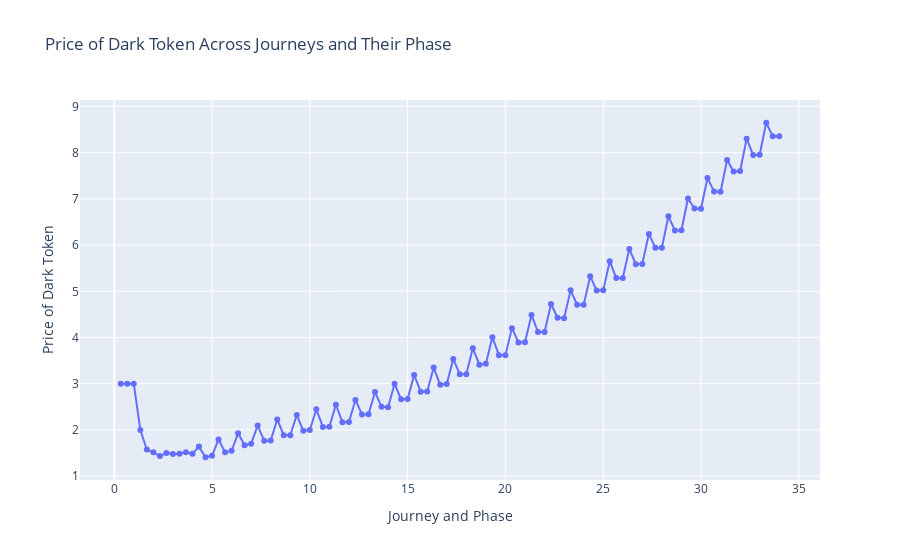
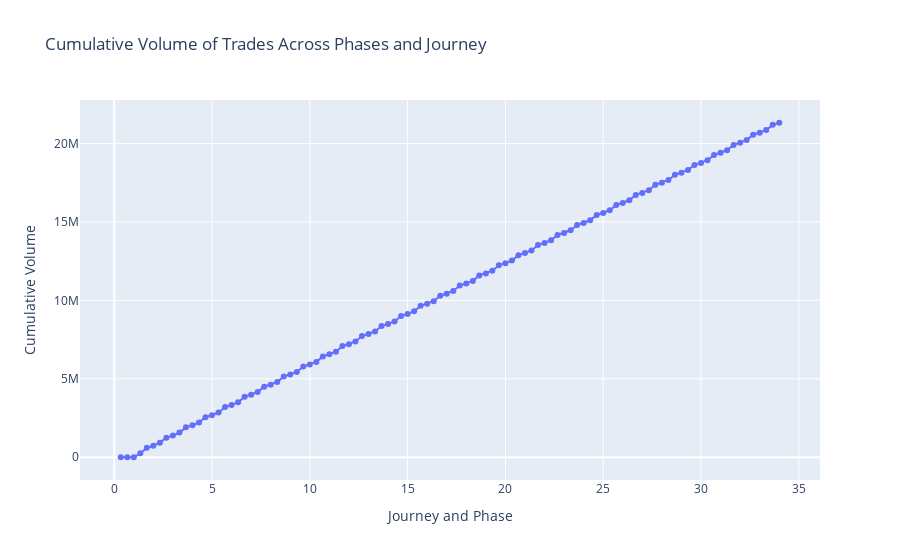
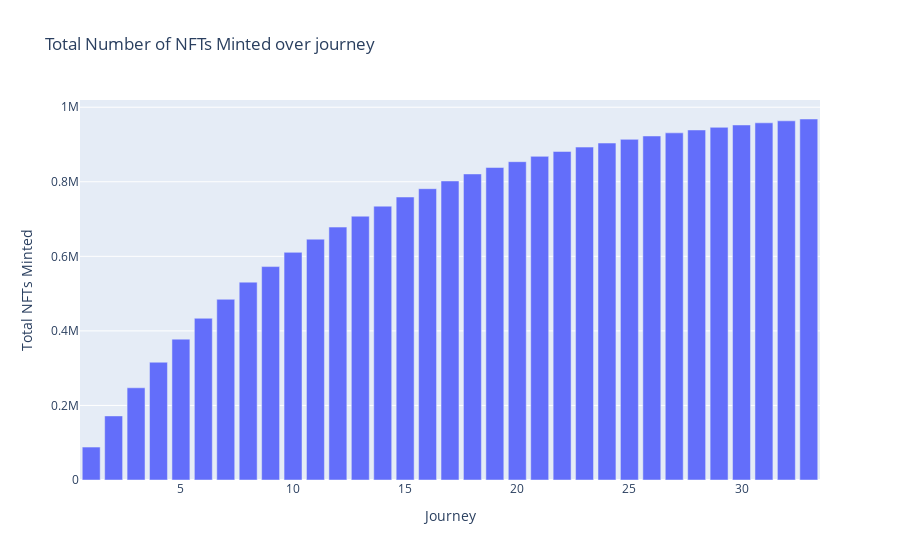
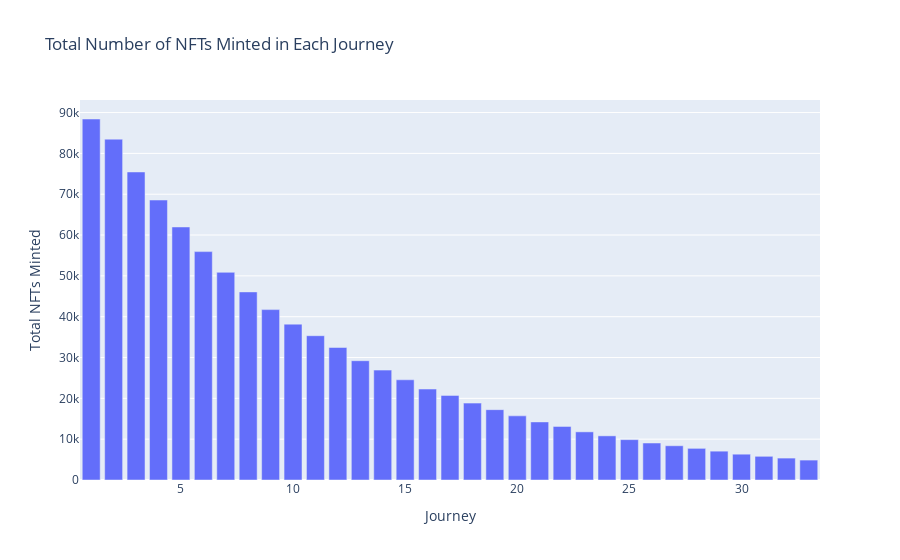

Write notebook code for charts like these, in order.
### Markdown cell above
## Graphs

### Code cell
# Generate Graphs

# Convert accumulated data to DataFrames
price_df = pd.DataFrame(prices)
volume_df = pd.DataFrame(volumes)
nfts_minted_df = pd.DataFrame(nfts_minted)
nfts_minted_per_journey_df = pd.DataFrame(nfts_minted_per_journey)
evil_address_balance_df = pd.DataFrame(evil_address_balances)
yields_df = pd.DataFrame(yields_per_journey)
yields_accumulated_df = pd.DataFrame(yields_per_journey_accumulated)
cumulative_yield_df = pd.DataFrame(cumulative_yield_per_journey_1)
yield_per_nft_df = pd.DataFrame(yield_per_nft_per_journey)
pool_dark_reserve_df = pd.DataFrame(pool_dark_reserves)
pool_dai_reserve_df = pd.DataFrame(pool_dai_reserves)
token_distribution_df = pd.DataFrame(token_distribution)
evil_address_balance_df.to_csv("./EvilAddressbalanceChange.csv")

# Plot Price of Dark token across journeys and their phase
fig = go.Figure()
fig.add_trace(go.Scatter(x=price_df['journey'] + price_df['phase'] / 3, y=price_df['price'], mode='lines+markers', name='Price of Dark Token'))
fig.update_layout(title='Price of Dark Token Across Journeys and Their Phase', xaxis_title='Journey and Phase', yaxis_title='Price of Dark Token')
fig.show()

# Plot Cumulative volume of trades across phases and journey
fig = go.Figure()
fig.add_trace(go.Scatter(x=volume_df['journey'] + volume_df['phase'] / 3, y=volume_df['volume'], mode='lines+markers', name='Cumulative Volume'))
fig.update_layout(title='Cumulative Volume of Trades Across Phases and Journey', xaxis_title='Journey and Phase', yaxis_title='Cumulative Volume')
fig.show()

# Plot Total number of NFTs minted over journey
fig = go.Figure()
fig.add_trace(go.Bar(x=nfts_minted_df['journey'], y=nfts_minted_df['nfts'], name='Total NFTs Minted'))
fig.update_layout(title='Total Number of NFTs Minted over journey', xaxis_title='Journey', yaxis_title='Total NFTs Minted')
fig.show()

# Plot Number of NFTs minted in each journey
fig = go.Figure()
fig.add_trace(go.Bar(x=nfts_minted_per_journey_df['journey'], y=nfts_minted_per_journey_df['nftsMinted'], name='Total NFTs Minted'))
fig.update_layout(title='Total Number of NFTs Minted in Each Journey', xaxis_title='Journey', yaxis_title='Total NFTs Minted')
fig.show()

# Plot Change of balance of Evil address across each journey and their phase
fig = go.Figure()
fig.add_trace(go.Scatter(x=evil_address_balance_df['journey'] + evil_address_balance_df['phase'] / 3, y=evil_address_balance_df['balance'], mode='lines+markers', name='Evil Address Balance'))
fig.update_layout(title='Change of Balance of Evil Address Across Each Journey and Their Phase', xaxis_title='Journey and Phase', yaxis_title='Balance of Evil Address')
fig.show()

# Plot Total yield generated by NFT minted in each journey
fig = go.Figure()
fig.add_trace(go.Bar(x=yields_accumulated_df['journey'], y=yields_accumulated_df['total_yield'], name='Total Yield Generated'))
fig.update_layout(title='Total Yield Generated by NFTs Minted in Each Journey', xaxis_title='Journey', yaxis_title='Total Yield')
fig.show()

# Plot Cumulative yield per journey for NFTs minted in journey 1
fig = go.Figure()
fig.add_trace(go.Scatter(x=cumulative_yield_df['journey'], y=cumulative_yield_df['total_yield'], mode='lines+markers', name='Cumulative Yield for NFTs Minted in Journey 1'))
fig.update_layout(title='Cumulative Yield for NFTs Minted in Journey 1', xaxis_title='Journey', yaxis_title='Cumulative Yield')
fig.show()

# Plot Change in Dark token reserves in the pool
fig = go.Figure()
fig.add_trace(go.Scatter(x=pool_dark_reserve_df['journey'] + pool_dark_reserve_df['phase'] / 3, y=pool_dark_reserve_df['dark_reserve'], mode='lines+markers', name='Dark Reserve in Pool'))
fig.update_layout(title='Change in Dark Token Reserves in the Pool Across Journeys and Their Phase', xaxis_title='Journey and Phase', yaxis_title='Dark Token Reserve')
fig.show()

# Plot Change in DAI token reserves in the pool
fig = go.Figure()
fig.add_trace(go.Scatter(x=pool_dai_reserve_df['journey'] + pool_dai_reserve_df['phase'] / 3, y=pool_dai_reserve_df['dai_reserve'], mode='lines+markers', name='DAI Reserve in Pool'))
fig.update_layout(title='Change in DAI Token Reserves in the Pool Across Journeys and Their Phase', xaxis_title='Journey and Phase', yaxis_title='DAI Token Reserve')
fig.show()

# Plot Token distribution among the accounts across the journeys in a stacked area chart
fig = go.Figure()
fig.add_trace(go.Scatter(x=token_distribution_df['journey'] + token_distribution_df['phase'] / 3, y=token_distribution_df['magic_box_balance'], mode='lines', stackgroup='one', name='Magic Box Account', hoverinfo='x+y'))
fig.add_trace(go.Scatter(x=token_distribution_df['journey'] + token_distribution_df['phase'] / 3, y=token_distribution_df['pool_balance'], mode='lines', stackgroup='one', name='Pool', hoverinfo='x+y'))
fig.add_trace(go.Scatter(x=token_distribution_df['journey'] + token_distribution_df['phase'] / 3, y=token_distribution_df['treasury_balance'], mode='lines', stackgroup='one', name='Treasury Account', hoverinfo='x+y'))
fig.add_trace(go.Scatter(x=token_distribution_df['journey'] + token_distribution_df['phase'] / 3, y=token_distribution_df['jackpot_balance'], mode='lines', stackgroup='one', name='Jackpot Account', hoverinfo='x+y'))
fig.add_trace(go.Scatter(x=token_distribution_df['journey'] + token_distribution_df['phase'] / 3, y=token_distribution_df['evil_address_balance'], mode='lines', stackgroup='one', name='Evil Address Account', hoverinfo='x+y'))
fig.add_trace(go.Scatter(x=token_distribution_df['journey'] + token_distribution_df['phase'] / 3, y=token_distribution_df['public_balance'], mode='lines', stackgroup='one', name='Public Account', hoverinfo='x+y'))
fig.add_trace(go.Scatter(x=token_distribution_df['journey'] + token_distribution_df['phase'] / 3, y=token_distribution_df['team_balance'], mode='lines', stackgroup='one', name='Team Account', hoverinfo='x+y'))
fig.update_layout(title='Token Distribution Among Accounts Across Journeys and Their Phase', xaxis_title='Journey and Phase', yaxis_title='Token Balance')
fig.show()

### Figure 1 — Plotly figure (JSON) as saved in the notebook; plotly's stock layout.template omitted (floating-point values rounded to 4 significant figures)
{"data": [{"mode": "lines+markers", "name": "Price of Dark Token", "type": "scatter", "x": [0.3333, 0.6667, 1, 1.333, 1.667, 2, 2.333, 2.667, 3, 3.333, 3.667, 4, 4.333, 4.667, 5, 5.333, 5.667, 6, 6.333, 6.667, 7, 7.333, 7.667, 8, 8.333, 8.667, 9, 9.333, 9.667, 10, 10.33, 10.67, 11, 11.33, 11.67, 12, 12.33, 12.67, 13, 13.33, 13.67, 14, 14.33, 14.67, 15, 15.33, 15.67, 16, 16.33, 16.67, 17, 17.33, 17.67, 18, 18.33, 18.67, 19, 19.33, 19.67, 20, 20.33, 20.67, 21, 21.33, 21.67, 22, 22.33, 22.67, 23, 23.33, 23.67, 24, 24.33, 24.67, 25, 25.33, 25.67, 26, 26.33, 26.67, 27, 27.33, 27.67, 28, 28.33, 28.67, 29, 29.33, 29.67, 30, 30.33, 30.67, 31, 31.33, 31.67, 32, 32.33, 32.67, 33, 33.33, 33.67, 34], "y": [3, 3, 3, 1.998, 1.574, 1.515, 1.434, 1.5, 1.482, 1.486, 1.515, 1.486, 1.639, 1.409, 1.443, 1.792, 1.515, 1.549, 1.927, 1.668, 1.703, 2.095, 1.766, 1.773, 2.226, 1.887, 1.885, 2.323, 1.984, 1.998, 2.447, 2.066, 2.067, 2.547, 2.167, 2.173, 2.649, 2.334, 2.339, 2.822, 2.501, 2.489, 2.998, 2.662, 2.671, 3.189, 2.827, 2.831, 3.349, 2.977, 2.994, 3.537, 3.204, 3.208, 3.769, 3.413, 3.434, 4.008, 3.618, 3.619, 4.203, 3.892, 3.896, 4.486, 4.118, 4.119, 4.727, 4.428, 4.416, 5.021, 4.708, 4.706, 5.323, 5.017, 5.02, 5.651, 5.285, 5.286, 5.917, 5.586, 5.593, 6.242, 5.94, 5.943, 6.622, 6.315, 6.32, 7.007, 6.79, 6.788, 7.453, 7.158, 7.156, 7.839, 7.59, 7.603, 8.303, 7.947, 7.954, 8.647, 8.357, 8.354]}], "layout": {"title": {"text": "Price of Dark Token Across Journeys and Their Phase"}, "xaxis": {"title": {"text": "Journey and Phase"}}, "yaxis": {"title": {"text": "Price of Dark Token"}}}}

### Figure 2 — Plotly figure (JSON) as saved in the notebook; plotly's stock layout.template omitted (floating-point values rounded to 4 significant figures)
{"data": [{"mode": "lines+markers", "name": "Cumulative Volume", "type": "scatter", "x": [0.3333, 0.6667, 1, 1.333, 1.667, 2, 2.333, 2.667, 3, 3.333, 3.667, 4, 4.333, 4.667, 5, 5.333, 5.667, 6, 6.333, 6.667, 7, 7.333, 7.667, 8, 8.333, 8.667, 9, 9.333, 9.667, 10, 10.33, 10.67, 11, 11.33, 11.67, 12, 12.33, 12.67, 13, 13.33, 13.67, 14, 14.33, 14.67, 15, 15.33, 15.67, 16, 16.33, 16.67, 17, 17.33, 17.67, 18, 18.33, 18.67, 19, 19.33, 19.67, 20, 20.33, 20.67, 21, 21.33, 21.67, 22, 22.33, 22.67, 23, 23.33, 23.67, 24, 24.33, 24.67, 25, 25.33, 25.67, 26, 26.33, 26.67, 27, 27.33, 27.67, 28, 28.33, 28.67, 29, 29.33, 29.67, 30, 30.33, 30.67, 31, 31.33, 31.67, 32, 32.33, 32.67, 33, 33.33, 33.67, 34], "y": [0, 0, 0, 247500.0, 602100.0, 735900.0, 929800.0, 1250000.0, 1381000.0, 1574000.0, 1905000.0, 2033000.0, 2219000.0, 2552000.0, 2679000.0, 2850000.0, 3199000.0, 3331000.0, 3500000.0, 3851000.0, 3986000.0, 4159000.0, 4499000.0, 4625000.0, 4794000.0, 5144000.0, 5273000.0, 5438000.0, 5783000.0, 5914000.0, 6079000.0, 6429000.0, 6559000.0, 6729000.0, 7083000.0, 7209000.0, 7379000.0, 7723000.0, 7851000.0, 8016000.0, 8361000.0, 8490000.0, 8658000.0, 9000000.0, 9131000.0, 9299000.0, 9652000.0, 9783000.0, 9948000.0, 10300000.0, 10430000.0, 10600000.0, 10940000.0, 11070000.0, 11240000.0, 11590000.0, 11720000.0, 11890000.0, 12240000.0, 12370000.0, 12540000.0, 12880000.0, 13010000.0, 13180000.0, 13520000.0, 13660000.0, 13830000.0, 14170000.0, 14300000.0, 14470000.0, 14810000.0, 14940000.0, 15100000.0, 15440000.0, 15570000.0, 15740000.0, 16080000.0, 16210000.0, 16380000.0, 16720000.0, 16850000.0, 17020000.0, 17370000.0, 17500000.0, 17680000.0, 18010000.0, 18140000.0, 18310000.0, 18630000.0, 18760000.0, 18930000.0, 19270000.0, 19400000.0, 19570000.0, 19910000.0, 20040000.0, 20220000.0, 20560000.0, 20680000.0, 20850000.0, 21190000.0, 21320000.0]}], "layout": {"title": {"text": "Cumulative Volume of Trades Across Phases and Journey"}, "xaxis": {"title": {"text": "Journey and Phase"}}, "yaxis": {"title": {"text": "Cumulative Volume"}}}}

### Figure 3 — Plotly figure (JSON) as saved in the notebook; plotly's stock layout.template omitted (floating-point values rounded to 4 significant figures)
{"data": [{"name": "Total NFTs Minted", "type": "bar", "x": [1, 2, 3, 4, 5, 6, 7, 8, 9, 10, 11, 12, 13, 14, 15, 16, 17, 18, 19, 20, 21, 22, 23, 24, 25, 26, 27, 28, 29, 30, 31, 32, 33], "y": [88421, 171904, 247349, 315923, 377898, 433837, 484703, 530774, 572505, 610681, 646022, 678478, 707696, 734609, 759154, 781429, 802150, 820982, 838207, 853914, 868139, 881267, 893061, 903874, 913761, 922823, 931212, 938964, 946028, 952349, 958152, 963519, 968399]}], "layout": {"title": {"text": "Total Number of NFTs Minted over journey"}, "xaxis": {"title": {"text": "Journey"}}, "yaxis": {"title": {"text": "Total NFTs Minted"}}}}

### Figure 4 — Plotly figure (JSON) as saved in the notebook; plotly's stock layout.template omitted (floating-point values rounded to 4 significant figures)
{"data": [{"name": "Total NFTs Minted", "type": "bar", "x": [1, 2, 3, 4, 5, 6, 7, 8, 9, 10, 11, 12, 13, 14, 15, 16, 17, 18, 19, 20, 21, 22, 23, 24, 25, 26, 27, 28, 29, 30, 31, 32, 33], "y": [88421, 83483, 75445, 68574, 61975, 55939, 50866, 46071, 41731, 38176, 35341, 32456, 29218, 26913, 24545, 22275, 20721, 18832, 17225, 15707, 14225, 13128, 11794, 10813, 9887, 9062, 8389, 7752, 7064, 6321, 5803, 5367, 4880]}], "layout": {"title": {"text": "Total Number of NFTs Minted in Each Journey"}, "xaxis": {"title": {"text": "Journey"}}, "yaxis": {"title": {"text": "Total NFTs Minted"}}}}
